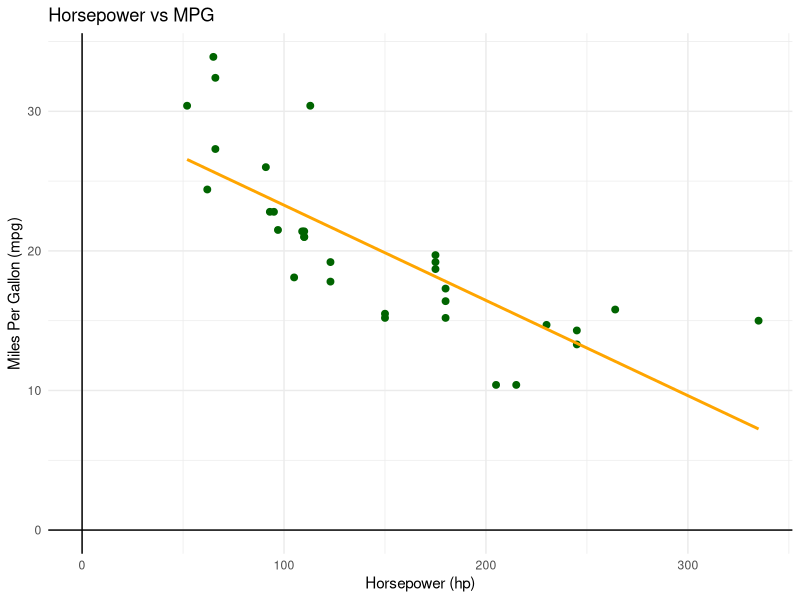

This figure's R source:
#Load the necessary packages
library(dplyr)
library(ggplot2)


#I want to make a scatter plot of horsepower (hp) and miles per gallon (mpg) with
#a linear regression line

ggplot(mtcars, aes(x = hp, y = mpg)) +
  geom_point(color = "darkgreen", size = 2) +
  geom_smooth(method = "lm", color = "orange", se = FALSE) +
  geom_hline(yintercept = 0, color = "black", size = 0.5) +  # add X-axis
  geom_vline(xintercept = 0, color = "black", size = 0.5) +  # add Y-axis
  labs(
    title = "Horsepower vs MPG",
    x = "Horsepower (hp)",
    y = "Miles Per Gallon (mpg)"
  ) +
  theme_minimal() +
  theme ()
